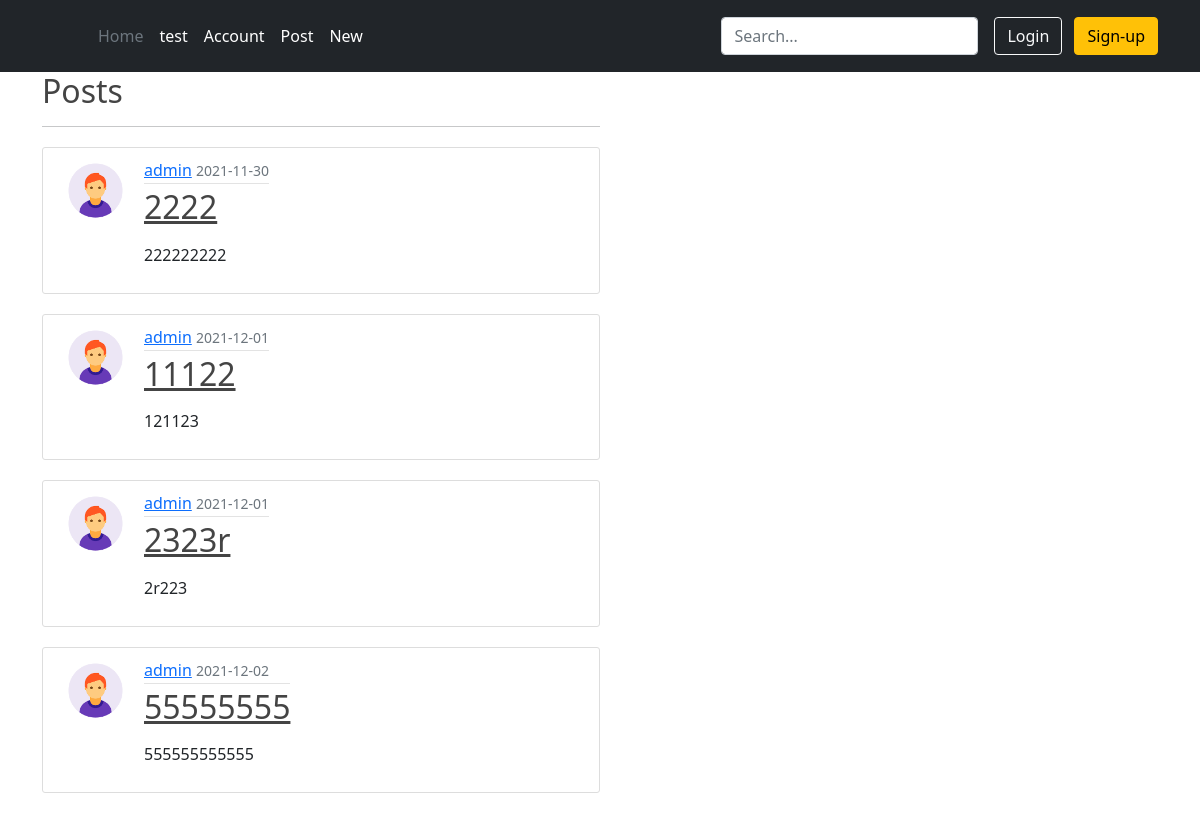
The page /search?tag=python on the database its author committed.
### myweb/models.py (models this page shows, shortened)
class Post(db.Model):
    id=db.Column(db.Integer,primary_key=True)
    title=db.Column(db.String(100),nullable=False)
    content=db.Column(db.Text,nullable=False)
    date_posted=db.Column(db.DateTime,nullable=False,default=datetime.utcnow)
    date_updated=db.Column(db.DateTime,nullable=False,default=datetime.utcnow)
    user_id=db.Column(db.Integer,db.ForeignKey('user.id'),nullable=False)
    tag_rel = db.relationship(
        "Tag", secondary=post_tag_relations, backref="post")
    def __repr__(self):
        return f"Post('{self.title}', '{self.date_posted}')"

class User(db.Model,UserMixin):
    id=db.Column(db.Integer,primary_key=True)
    username=db.Column(db.String(20),nullable=False)
    email=db.Column(db.String(120),nullable=False,unique=True)
    password=db.Column(db.String(60),nullable=False)
    date_joined=db.Column(db.DateTime,nullable=False,default=datetime.utcnow)
    image_file=db.Column(db.String(20),nullable=False,default='default.png')
    posts = db.relationship('Post', backref='author', lazy=True)
    drafts = db.relationship('Draft', backref='author', lazy=True)

### myweb/posts/routes.py (the view)
@posts.route('/search')
def search():
    tag=request.args.get('tag')
    if tag:
        posts=get_posts(tag)
        return render_template('posts/search.html',posts=posts)

### myweb/posts/util.py (called while the page is built)
def get_tag_id(tag_type):
    tag=Tag.query.filter_by(tag_type=tag_type).first()
    return tag.id

### myweb/templates/posts/search.html
{% extends "base.html"%}
{% block content%}
<h2>Posts</h2>
<hr>
{% if posts %}
    {% for post in posts %}
        <article class="d-flex content-section">
            <img class="rounded-circle article-img" src="{{ url_for('static', filename='picture/' + post.author.image_file) }}">
            <div class="media-body">
                <div class="article-metadata">
                    <a class="mr-2" href="#">{{ post.author.username }}</a>
                    <small class="text-muted">{{ post.date_posted.strftime('%Y-%m-%d') }}</small>
                </div>
                <h2><a class="article-title" href="{{ url_for('posts.post_id',id=post.id,type='post')}}">{{ post.title }}</a></h2>
                <p  class="article-content mypost">{{ post.content|safe }}</p>
            </div>
        </article>
    {% endfor %}
{% else %}
    <h1>Did't find any thing</h1>
{% endif %}
{% endblock content%}

### myweb/static/main.css (style rules this page uses)
h1, h2, h3, h4, h5, h6 { color: #444444; }
.content-section { background: #ffffff; padding: 10px 20px; border: 1px solid #dddddd; border-radius: 3px; margin-bottom: 20px; margin-top: 20px; }
.article-title { color: #444444; }
.article-content { white-space: pre-line; }
.article-img { height: 65px; width: 65px; margin-right: 16px; }
.article-metadata { padding-bottom: 1px; margin-bottom: 4px; border-bottom: 1px solid #e3e3e3 }

### rows shown on the page
Post: image_file (placeholder picture), author.username "admin", date_posted "2021-11-30", title "2222", content "222222222"
Post: image_file (placeholder picture), author.username "admin", date_posted "2021-12-01", title "11122", content "121123"
Post: image_file (placeholder picture), author.username "admin", date_posted "2021-12-01", title "2323r", content "2r223"
Post: image_file (placeholder picture), author.username "admin", date_posted "2021-12-02", title "55555555", content "555555555555"
